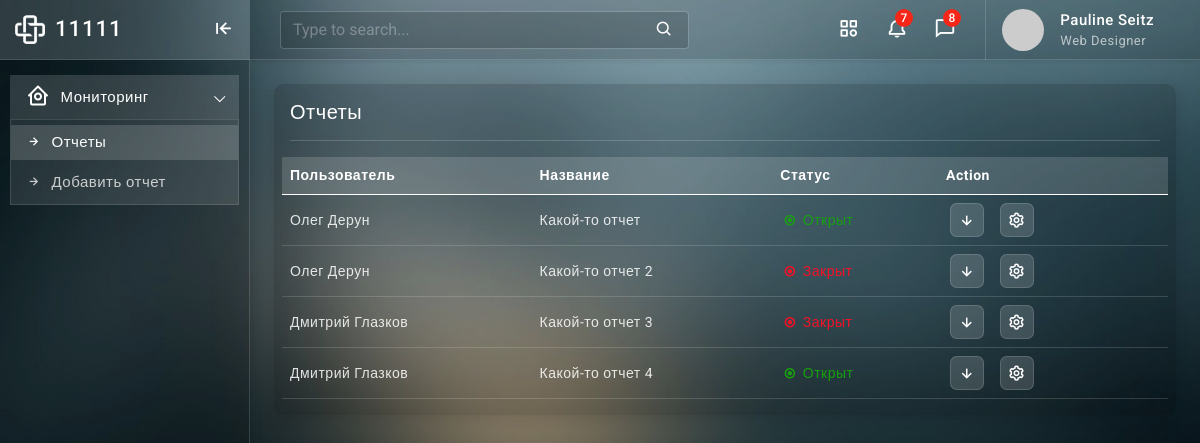
The app's page /, older data.
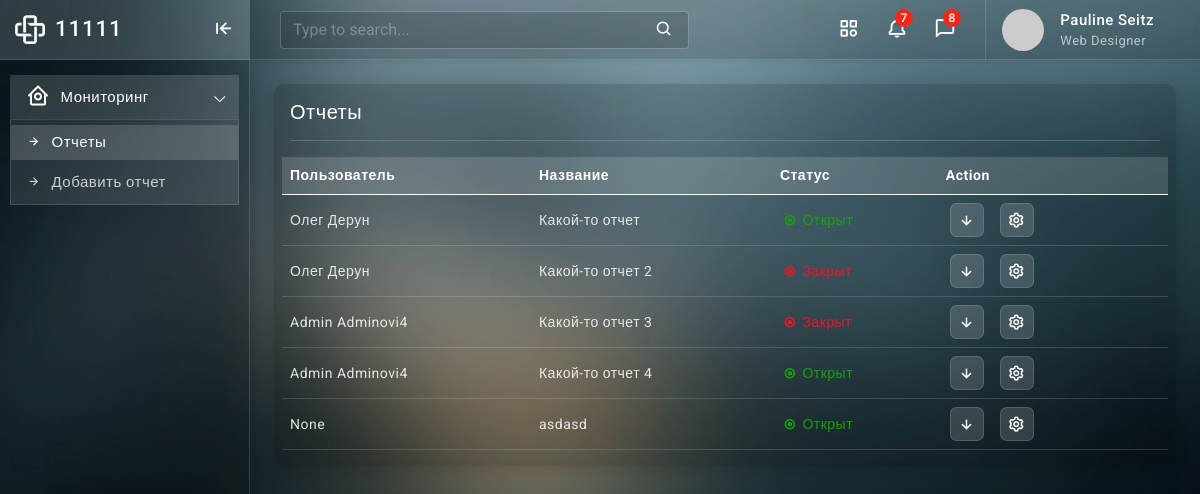
The same page, newer data.
### notes/models.py (models this page shows, shortened)
class Note(models.Model):
    title = models.CharField("Заголовок", max_length=100)
    user = models.ForeignKey('NoteAuthor', on_delete=models.SET_NULL, blank=True, null=True, verbose_name='Пользователь')
    created = models.DateField("Создана", auto_now=True)
    status = models.BooleanField("Закрыто?", default=False)
    textarea = models.TextField("Поле для отчета", max_length=1000)
    class Meta:
        verbose_name = 'Отчет'
        verbose_name_plural = 'Отчеты'
    def get_absolute_url(self):
        return reverse('note-detail', args=[str(self.id)])

class NoteAuthor(models.Model):
    name = models.CharField("Имя", max_length=20)
    surname = models.CharField("Фамилия", max_length=20)
    post = models.CharField(max_length=1, choices=POST_CHOICES, default="Оператор", verbose_name="Должность")
    class Meta:
        verbose_name = 'Пользователь'
        verbose_name_plural = 'Пользователи'
    def __str__(self):
        return '{0} {1}'.format (self.name, self.surname)

### notes/views.py (the view)
# urls.py: path('', views.NoteListView.as_view(), name='notes'),
class NoteListView(generic.ListView):
    model = Note
    template_name = 'notes/note_list.html'
    paginate_by = 20
    def get_queryset(self):
        return Note.objects.all()

### templates/notes/note_list.html (shortened to what this page needs)
{% extends 'notes/layout.html' %}
{% block content %}
<div class="page-wrapper">
  <div class="page-content">
    <div class="row">
      <div class="col col-lg-12 mx-auto">
        <div class="card radius-10">
          <div class="card-body">
            <div class="d-flex align-items-center">
              <div>
                <h5 class="mb-0">Отчеты</h5>
              </div>
            </div>
            <hr />
            <div class="row row-cols-auto g-3">
              <table class="table align-middle mb-0">
                <thead class="table-light">
                  <tr>
                    <th>Пользователь</th>
                    <th>Название</th>
                    <th>Статус</th>
                    <th>Action</th>
                  </tr>
                </thead>
                <tbody>
                  {% for note in note_list %}
                  <tr>
                    <td>{{ note.user }}</td>
                    <td>{{ note.title }}
                    </td>
                    <td>
                      <div
                        class="{% if note.status == True %} d-flex align-items-center text-danger {% else %} d-flex align-items-center text-success {% endif %}">
                        <i class='bx bx-radio-circle-marked bx-burst bx-rotate-90 align-middle font-18 me-1'></i>
                        <span>{{ note.status|yesno:"Закрыт, Открыт" }}</span>
                      </div>
                    </td>
                    <td>
                      <div style="left: -20px;" class="btn-group">
                        <div class="d-flex order-actions">
                          <a href="{{ note.get_absolute_url }}" class="ms-4"><i class='bx bx-down-arrow-alt'></i></a>
                        </div>
                        <div class="d-flex order-actions" data-bs-toggle="dropdown"><a href="" class=""><i
                              class="bx bx-cog"></i></a></div>
                      </div>
                    </td>
                  </tr>
                  {% endfor %}
                </tbody>
              </table>
            </div>
          </div>
        </div>
      </div>
    </div>
  </div>
  {% endblock  %}

Row changes from the older to the newer data that the page shows:
changed through a linked row, Note "Какой-то отчет 3": user "Дмитрий Глазков" → "Admin Adminovi4"
changed through a linked row, Note "Какой-то отчет 4": user "Дмитрий Глазков" → "Admin Adminovi4"
added Note: user "None", title "asdasd", status "Открыт"
